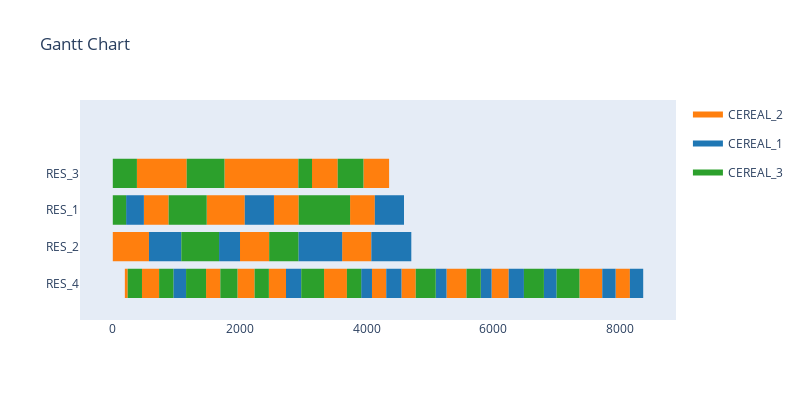

Notebook cell for this chart:
### Code cell
simulation = sim_constrained.Env(visualise=True, verbose=False)

while simulation.alive:
    
    #print(list(simulation.possible_actions.items()))

    action_order = random.choice(list(simulation.possible_actions.keys()))
    action_resource = random.choice(simulation.possible_actions[action_order])
    
    #print("Action is taken: " , (action_order,action_resource))
    #print()
    simulation.step((action_order,action_resource))

### Figure 1 — Plotly figure (JSON) as saved in the notebook; plotly's stock layout.template omitted (floating-point values rounded to 4 significant figures; data arrays with more than 128 entries replaced by an {"elided": "..."} marker saying what was removed)
{"data": [{"fill": "toself", "fillcolor": "rgb(255, 127, 14)", "hoverinfo": "name", "legendgroup": "rgb(255, 127, 14)", "mode": "none", "name": "CEREAL_2", "showlegend": true, "type": "scatter", "x": {"elided": "239 int values"}, "y": {"elided": "239 float values"}}, {"fill": "toself", "fillcolor": "rgb(31, 119, 180)", "hoverinfo": "name", "legendgroup": "rgb(31, 119, 180)", "mode": "none", "name": "CEREAL_1", "showlegend": true, "type": "scatter", "x": {"elided": "149 int values"}, "y": {"elided": "149 float values"}}, {"fill": "toself", "fillcolor": "rgb(44, 160, 44)", "hoverinfo": "name", "legendgroup": "rgb(44, 160, 44)", "mode": "none", "name": "CEREAL_3", "showlegend": true, "type": "scatter", "x": {"elided": "159 int values"}, "y": {"elided": "159 float values"}}, {"legendgroup": "rgb(255, 127, 14)", "marker": {"color": "rgb(255, 127, 14)", "opacity": 0, "size": 1}, "mode": "markers", "name": "", "showlegend": false, "text": [null, null, null, null, null, null, null, null, null, null, null, null, null, null, null, null, null, null, null, null, null, null, null, null, null, null, null, null, null, null, null, null, null, null, null, null, null, null, null, null, null, null, null, null, null, null, null, null, null, null, null, null, null, null, null, null, null, null, null, null, null, null, null, null, null, null, null, null, null, null, null, null, null, null, null, null, null, null, null, null, null, null, null, null, null, null, null, null, null, null, null, null, null, null, null, null], "type": "scatter", "x": [0, 190, 190, 380, 190, 235, 380, 570, 380, 595, 460, 685, 490, 880, 595, 785, 685, 730, 785, 975, 975, 1165, 1470, 1695, 1480, 1870, 1760, 1975, 1870, 2080, 1965, 2190, 1975, 2165, 2005, 2465, 2165, 2355, 2190, 2235, 2355, 2545, 2460, 2685, 2540, 2930, 2545, 2735, 2685, 2730, 2735, 2925, 3140, 3355, 3330, 3555, 3355, 3545, 3555, 3600, 3600, 3645, 3615, 4075, 3645, 3690, 3740, 4130, 3950, 4165, 4085, 4310, 4165, 4355, 4550, 4775, 5260, 5485, 5485, 5530, 5530, 5575, 5970, 6195, 6195, 6240, 7355, 7580, 7580, 7625, 7625, 7670, 7670, 7715, 7925, 8150], "y": [1, 1, 1, 1, 0, 0, 1, 1, 3, 3, 0, 0, 2, 2, 3, 3, 0, 0, 3, 3, 3, 3, 0, 0, 2, 2, 3, 3, 2, 2, 0, 0, 3, 3, 1, 1, 3, 3, 0, 0, 3, 3, 0, 0, 2, 2, 3, 3, 0, 0, 3, 3, 3, 3, 0, 0, 3, 3, 0, 0, 0, 0, 1, 1, 0, 0, 2, 2, 3, 3, 0, 0, 3, 3, 0, 0, 0, 0, 0, 0, 0, 0, 0, 0, 0, 0, 0, 0, 0, 0, 0, 0, 0, 0, 0, 0]}, {"legendgroup": "rgb(31, 119, 180)", "marker": {"color": "rgb(31, 119, 180)", "opacity": 0, "size": 1}, "mode": "markers", "name": "", "showlegend": false, "text": [null, null, null, null, null, null, null, null, null, null, null, null, null, null, null, null, null, null, null, null, null, null, null, null, null, null, null, null, null, null, null, null, null, null, null, null, null, null, null, null, null, null, null, null, null, null, null, null, null, null, null, null, null, null, null, null, null, null, null, null], "type": "scatter", "x": [210, 490, 570, 960, 955, 1125, 960, 1080, 1125, 1155, 1675, 2005, 2080, 2400, 2400, 2540, 2730, 2940, 2925, 3255, 2940, 2970, 3255, 3375, 3375, 3495, 3495, 3615, 3915, 4085, 4075, 4465, 4130, 4450, 4310, 4520, 4450, 4590, 4465, 4585, 4520, 4550, 4585, 4705, 5090, 5260, 5800, 5970, 6240, 6450, 6450, 6480, 6795, 6965, 6965, 6995, 7715, 7925, 8150, 8360], "y": [2, 2, 1, 1, 0, 0, 1, 1, 0, 0, 1, 1, 2, 2, 2, 2, 0, 0, 1, 1, 0, 0, 1, 1, 1, 1, 1, 1, 0, 0, 1, 1, 2, 2, 0, 0, 2, 2, 1, 1, 0, 0, 1, 1, 0, 0, 0, 0, 0, 0, 0, 0, 0, 0, 0, 0, 0, 0, 0, 0]}, {"legendgroup": "rgb(44, 160, 44)", "marker": {"color": "rgb(44, 160, 44)", "opacity": 0, "size": 1}, "mode": "markers", "name": "", "showlegend": false, "text": [null, null, null, null, null, null, null, null, null, null, null, null, null, null, null, null, null, null, null, null, null, null, null, null, null, null, null, null, null, null, null, null, null, null, null, null, null, null, null, null, null, null, null, null, null, null, null, null, null, null, null, null, null, null, null, null, null, null, null, null, null, null, null, null], "type": "scatter", "x": [0, 190, 0, 210, 190, 380, 235, 460, 730, 955, 880, 1270, 1080, 1675, 1155, 1470, 1165, 1380, 1270, 1480, 1380, 1570, 1570, 1760, 1695, 1920, 1920, 1965, 2235, 2460, 2465, 2925, 2925, 3140, 2930, 3320, 2970, 3285, 3285, 3330, 3320, 3530, 3530, 3740, 3545, 3760, 3690, 3915, 3760, 3950, 4775, 5000, 5000, 5045, 5045, 5090, 5575, 5800, 6480, 6795, 6995, 7310, 7310, 7355], "y": [3, 3, 2, 2, 3, 3, 0, 0, 0, 0, 2, 2, 1, 1, 0, 0, 3, 3, 2, 2, 3, 3, 3, 3, 0, 0, 0, 0, 0, 0, 1, 1, 3, 3, 2, 2, 0, 0, 0, 0, 2, 2, 2, 2, 3, 3, 0, 0, 3, 3, 0, 0, 0, 0, 0, 0, 0, 0, 0, 0, 0, 0, 0, 0]}], "layout": {"autosize": false, "height": 400, "hovermode": "closest", "showlegend": true, "title": {"text": "Gantt Chart"}, "width": 800, "xaxis": {"rangeselector": {"buttons": [{"count": 7, "label": "1w", "step": "day", "stepmode": "backward"}, {"count": 1, "label": "1m", "step": "month", "stepmode": "backward"}, {"count": 6, "label": "6m", "step": "month", "stepmode": "backward"}, {"count": 1, "label": "YTD", "step": "year", "stepmode": "todate"}, {"count": 1, "label": "1y", "step": "year", "stepmode": "backward"}, {"step": "all"}]}, "showgrid": false, "type": "linear", "zeroline": false}, "yaxis": {"autorange": false, "range": [-1, 5], "showgrid": false, "ticktext": ["RES_4", "RES_2", "RES_1", "RES_3"], "tickvals": [0, 1, 2, 3], "zeroline": false}}}
